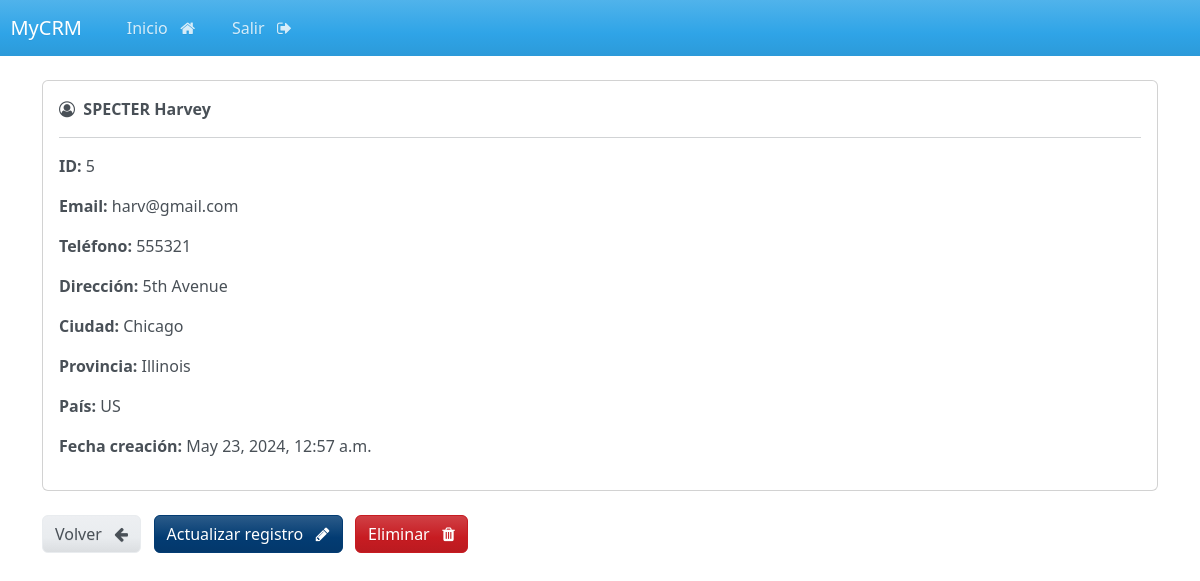
The app's page /record/5 (signed in) with its own data.
### crm/models.py (models this page shows, shortened)
class Record(models.Model):
    creation_date=models.DateTimeField(auto_now_add=True)
    first_name=models.CharField(max_length=100)
    last_name=models.CharField(max_length=100)
    email=models.CharField(max_length=255)
    phone=models.CharField(max_length=20)
    address=models.CharField(max_length=300)
    city=models.CharField(max_length=200)
    province=models.CharField(max_length=200)
    country=models.CharField(max_length=125)

### crm/views.py (the view)
# urls.py: path('record/<int:pk>', views.view_record,name='view_record'),
@login_required(login_url='login')
def view_record(request,pk):
    all_records=Record.objects.get(id=pk)
    context={
        'record':all_records
    }
    return render(request,'crm/view_record.html',context)

### crm/templates/crm/view_record.html (shortened to what this page needs)
{% extends "crm/base.html" %}
{% block content %}
    <div class="card">
        <div class="card-body">
            <i class="fa fa-user-circle-o" aria-hidden="true"></i>&nbsp;
            <strong>
                {{record.last_name|upper}}
                {{record.first_name}}
            </strong>
            <hr>
            <p> <strong>ID: </strong>  {{record.id}} </p>
            <p> <strong>Email: </strong>  {{record.email}} </p>
            <p> <strong>Teléfono: </strong>  {{record.phone}} </p>
            <p> <strong>Dirección: </strong>  {{record.address}} </p>
            <p> <strong>Ciudad: </strong>  {{record.city}} </p>
            <p> <strong>Provincia: </strong>  {{record.province}} </p>
            <p> <strong>País: </strong>  {{record.country}} </p>
            <p> <strong>Fecha creación: </strong>  {{record.creation_date}} </p>
        </div>
    </div>
    <br>
    <a href="{% url 'dashboard' %}" class="btn btn-secondary">Volver &nbsp; <i class="fa fa-arrow-left" aria-hidden="true"></i></a>
    <a href="{% url 'update_record' record.id %}" class="btn btn-info">Actualizar registro &nbsp; <i class="fa fa-pencil" aria-hidden="true"></i>
    </a>
    <a href="{% url "delete_record" record.id %}" class="btn btn-danger">Eliminar &nbsp; <i class="fa fa-trash" aria-hidden="true"></i>
    </a>
{% endblock content %}

### records on screen
Record: last_name "SPECTER", first_name "Harvey", id "5", email "harv@gmail.com", phone "555321", address "5th Avenue", city "Chicago", province "Illinois", country "US", creation_date "May 23, 2024, 12:57 a.m."
